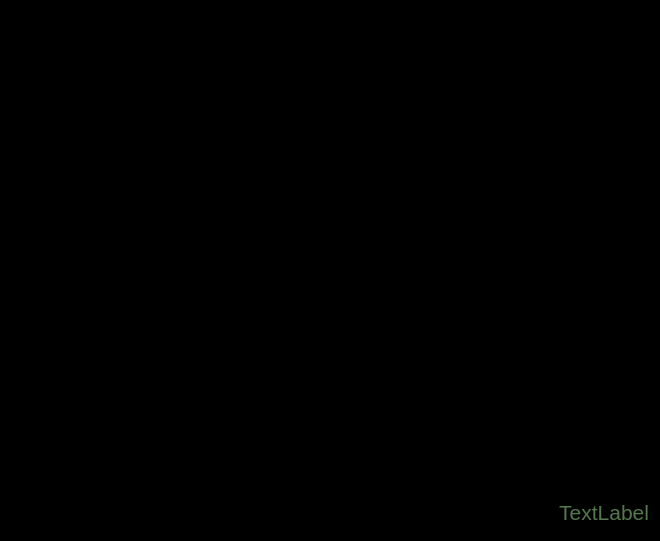
<?xml version="1.0" encoding="UTF-8"?>
<ui version="4.0">
 <class>webV</class>
 <widget class="QWidget" name="webV">
  <property name="windowModality">
   <enum>Qt::NonModal</enum>
  </property>
  <property name="geometry">
   <rect>
    <x>0</x>
    <y>0</y>
    <width>660</width>
    <height>541</height>
   </rect>
  </property>
  <property name="sizePolicy">
   <sizepolicy hsizetype="Maximum" vsizetype="Maximum">
    <horstretch>0</horstretch>
    <verstretch>0</verstretch>
   </sizepolicy>
  </property>
  <property name="minimumSize">
   <size>
    <width>640</width>
    <height>530</height>
   </size>
  </property>
  <property name="maximumSize">
   <size>
    <width>660</width>
    <height>541</height>
   </size>
  </property>
  <property name="windowTitle">
   <string>Form</string>
  </property>
  <property name="styleSheet">
   <string notr="true">background-color: rgb(0,0,0)</string>
  </property>
  <layout class="QHBoxLayout" name="horizontalLayout">
   <item>
    <layout class="QVBoxLayout" name="verticalLayout_2">
     <item>
      <widget class="VlcWidgetVideo" name="widget" native="true">
       <property name="minimumSize">
        <size>
         <width>640</width>
         <height>480</height>
        </size>
       </property>
       <property name="maximumSize">
        <size>
         <width>640</width>
         <height>480</height>
        </size>
       </property>
      </widget>
     </item>
     <item>
      <widget class="QLabel" name="Info">
       <property name="minimumSize">
        <size>
         <width>0</width>
         <height>35</height>
        </size>
       </property>
       <property name="maximumSize">
        <size>
         <width>16777215</width>
         <height>35</height>
        </size>
       </property>
       <property name="font">
        <font>
         <family>Arial</family>
         <pointsize>16</pointsize>
        </font>
       </property>
       <property name="styleSheet">
        <string notr="true">background-color: rgb(0,0,0);
color: rgb( 255,255,255 ) ;</string>
       </property>
       <property name="text">
        <string>&lt;html&gt;&lt;head/&gt;&lt;body&gt;&lt;p&gt;&lt;span style=&quot; font-size:16pt; color:#53794c;&quot;&gt;TextLabel&lt;/span&gt;&lt;/p&gt;&lt;/body&gt;&lt;/html&gt;</string>
       </property>
       <property name="textFormat">
        <enum>Qt::AutoText</enum>
       </property>
       <property name="alignment">
        <set>Qt::AlignRight|Qt::AlignTrailing|Qt::AlignVCenter</set>
       </property>
      </widget>
     </item>
    </layout>
   </item>
  </layout>
  <action name="actionSd">
   <property name="enabled">
    <bool>true</bool>
   </property>
   <property name="text">
    <string>sd</string>
   </property>
  </action>
 </widget>
 <customwidgets>
  <customwidget>
   <class>VlcWidgetVideo</class>
   <extends>QWidget</extends>
   <header location="global">VLCQtWidgets/WidgetVideo.h</header>
   <container>1</container>
   <slots>
    <signal>fullscreen()</signal>
    <slot>toggleFullscreen()</slot>
   </slots>
  </customwidget>
 </customwidgets>
 <resources/>
 <connections/>
</ui>
